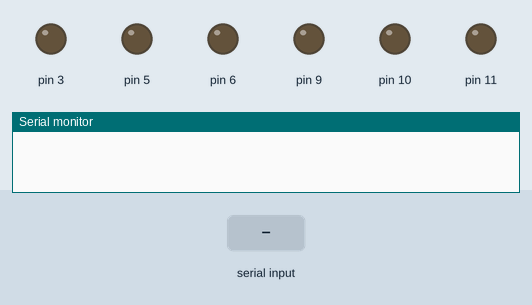
This sketch was run on a simulated Arduino Uno, built with avr-gcc and run on an emulated ATmega328P. Parts: output pins drawn as LEDs (lit = HIGH), the last lines printed to the serial monitor. The inputs (shaded band) are chosen by the test bench. Pins used as bus, display or sensor lines are not drawn.

Above: at 1.2 s.
1.3 s: "," received over Serial
At 2.2 s:
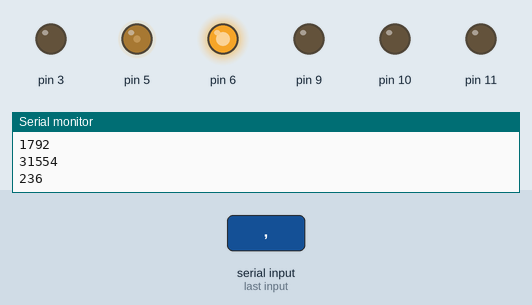
2.8 s: "5\n" received over Serial
At 3.7 s:
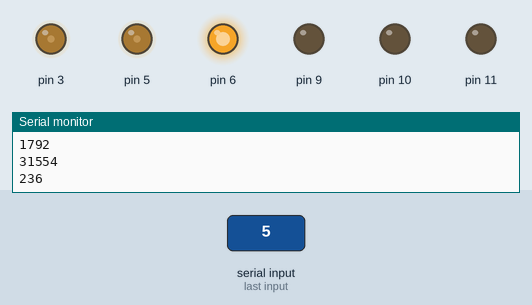
Timing chart, 0 to 5.8 s (numbered marks = the images above; inputs shaded):
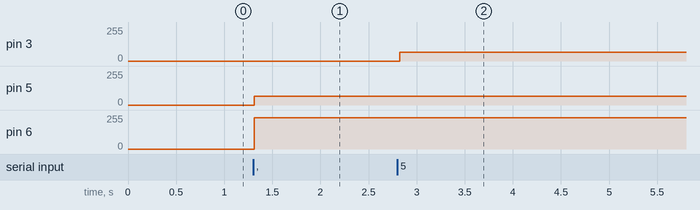

Measured:
- after the input at 1.3 s, pin 5: 0/255 → 66/255 at once; pin 6: 0/255 → 236/255 at once
- after the input at 2.8 s, pin 3: 0/255 → 66/255 at once

The sketch:

Rgb_Bluetooth_Serial.ino
```cpp
class LedRgb {
  private:
    byte rPin, gPin, bPin;
  public:
    LedRgb () {}

    LedRgb (byte r, byte g, byte b) {
      this->rPin = r;
      this->gPin = g;
      this->bPin = b;

      pinMode(this->rPin, OUTPUT);
      pinMode(this->gPin, OUTPUT);
      pinMode(this->bPin, OUTPUT);
    }

    void acionaRgb (int r, int g, int b) {
      analogWrite(this->rPin, r);
      analogWrite(this->gPin, g);
      analogWrite(this->bPin, b);
    }
};

LedRgb* ledRgb = new LedRgb[2];

void setup() {
  Serial.begin(9600);
  ledRgb[0] = LedRgb(3, 5, 6);
  ledRgb[1] = LedRgb(9, 10, 11);
}

void loop() {
  if (Serial.available()) {
    String valorSerial;
    while(Serial.available()) {
      valorSerial += (char) Serial.read();
      delay(10);
    }

    processarDados(valorSerial);
  }
}

void processarDados (String serial) {
  int valor[4];
  int indice = 0;
  String temp;

  for (int i = 0; i < serial.length(); i++) {
    if (serial.charAt(i) != ',') {
      temp += serial.charAt(i);
    }

    if (serial.charAt(i) == ',' || i == (serial.length() - 1)) {
      valor[indice] = temp.toInt();
      temp = "";
      indice++;
    }
  }

  Serial.println(valor[0]);
  Serial.println(valor[1]);
  Serial.println(valor[2]);
  Serial.println(valor[3]);

  ledRgb[valor[0]].acionaRgb(valor[1], valor[2], valor[3]);
}
```
